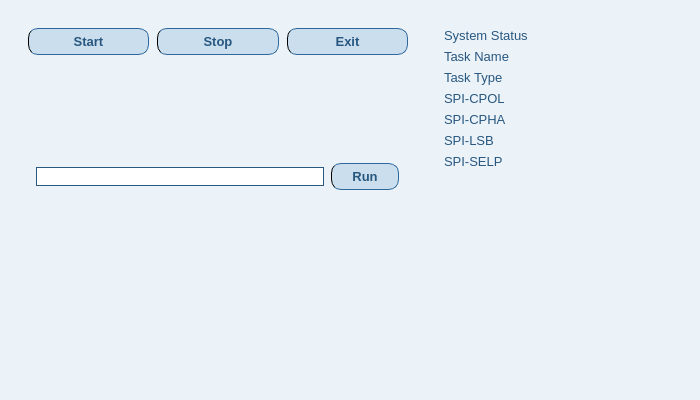
<?xml version="1.0" encoding="UTF-8"?>
<ui version="4.0">
 <class>MainWindow</class>
 <widget class="QMainWindow" name="MainWindow">
  <property name="geometry">
   <rect>
    <x>0</x>
    <y>0</y>
    <width>700</width>
    <height>400</height>
   </rect>
  </property>
  <property name="windowTitle">
   <string>MainWindow</string>
  </property>
  <property name="styleSheet">
   <string notr="true">*{
    color: rgb(40, 87, 128);
    background:none;
    padding: 0;
    margin: 0;
    background-color: rgb(235, 242, 248);
    font-family: &quot;Helvetica&quot;;
    font-size: 10pt;
}
#MidContainer{
}
QFrame, QLabel {
}
/* Set settings for checkbox*/
QCheckBox{
    border: 1px solid rgb(40, 87, 128);
    border-radius: 10px;
    background-color: rgb(255, 255, 255);
    padding-left: 150px;
    padding-right: 20px;
}
QCheckBox:indicator{
    width: 32px;
    height: 32px;
}
QCheckBox:hover{
    border: 2px solid rgb(85,170,255);
}
QCheckBox:focus {
}
QCheckBox:indicator::unchecked{
    image: url(:/icons/icons/square.svg);
}
QCheckBox:indicator::checked{
    background: rgb(202, 222, 237);
    image: url(:/icons/icons/check-square.svg);
}
/* Set settings for line edit inputs*/
QLineEdit{
    border: 1px solid rgb(40, 87, 128);
    border-radius: 10px;
    background-color: rgb(255, 255, 255);
    padding-left: 20px;
    padding-right: 20px;
    color: rgb(40, 87, 128);
    font: bold;
    qproperty-alignment: AlignCenter;
}
QLineEdit:hover{
    border: 2px solid rgb(85,170,255);
}
QLineEdit:focus {
    border: 2px solid rgb(85,170,255);
}
/* Set settings for double spinbox inputs*/
QSpinBox, QDoubleSpinBox{
    margin-left: 50px;  /* make room for the arrows */
    margin-right: 50px;  /* make room for the arrows */
    border: 1px solid rgb(40, 87, 128);
    background-color: rgb(255, 255, 255);
    color: rgb(40, 87, 128);
    font: bold;
}
QSpinBox::hover, QDoubleSpinBox::hover{
    border: 2px solid rgb(85,170,255);
}
QSpinBox::focus, QDoubleSpinBox::focus{
    border: 2px solid rgb(85,170,255);
}
QSpinBox::down-button, QDoubleSpinBox::down-button{
    subcontrol-origin: margin;
    subcontrol-position: center left;
    border: 1px solid;
    border-radius: 5px;
    border-color: rgb(46, 103, 156);
    background-color: rgb(202, 222, 237);
    height: 54px;
    width: 54px;
}
QSpinBox::down-arrow, QDoubleSpinBox::down-arrow{
    image: url(:/icons/icons/arrow-down-circle.svg);;
    height: 35px;
    width: 35px;
}
QSpinBox::down-button:hover, QDoubleSpinBox::down-button:hover{
    border: 2px solid rgb(85,170,255);
}
QSpinBox::down-button:focus, QDoubleSpinBox::down-button:focus{
    border: 2px solid rgb(85,170,255);
}
QSpinBox::down-button:pressed, QDoubleSpinBox::down-button:pressed{
    background-color: rgb(52, 113, 173);
}
QSpinBox::up-button, QDoubleSpinBox::up-button{
    subcontrol-origin: margin;
    subcontrol-position: center right;
    border: 1px solid;
    border-radius: 5px;
    border-color: rgb(46, 103, 156);
    background-color: rgb(202, 222, 237);
    height: 54px;
    width: 54px;
}
QSpinBox::up-arrow, QDoubleSpinBox::up-arrow{
    image: url(:/icons/icons/arrow-up-circle.svg);
    height: 35px;
    width: 35px;
}
QSpinBox::up-button:hover, QDoubleSpinBox::up-button:hover{
    border: 2px solid rgb(85,170,255);
}
QSpinBox::up-button:focus, QDoubleSpinBox::up-button:focus{
    border: 2px solid rgb(85,170,255);
}
QSpinBox::up-button:pressed, QDoubleSpinBox::up-button:pressed{
    background-color: rgb(52, 113, 173);
}
/* Set settings for push buttons*/
QPushButton{
    border: 1px solid;
    border-color: rgb(46, 103, 156);
    border-left: 1px solid;
    border-radius: 10px;
    padding-right: 20px; 
    padding-left: 20px;
    padding-top: 5px;
    padding-bottom: 5px;
    margin: 1px;
    background-color: rgb(202, 222, 237);
    font: bold;
}
QPushButton:hover {
    border: 2px solid rgb(85,170,255);
}
QPushButton:focus {
    border: 2px solid rgb(85,170,255);
}
QPushButton:pressed{
    background-color: rgb(52, 113, 173);
}
QPushButton:disabled {
    color: grey;
    border-color: grey;
    background-color: none;
}</string>
  </property>
  <widget class="QWidget" name="centralwidget">
   <layout class="QVBoxLayout" name="verticalLayout_2">
    <item>
     <widget class="QWidget" name="widget" native="true">
      <property name="minimumSize">
       <size>
        <width>0</width>
        <height>300</height>
       </size>
      </property>
      <property name="styleSheet">
       <string notr="true"/>
      </property>
      <layout class="QHBoxLayout" name="horizontalLayout_3">
       <item>
        <widget class="QWidget" name="widget_2" native="true">
         <property name="maximumSize">
          <size>
           <width>400</width>
           <height>16777215</height>
          </size>
         </property>
         <property name="styleSheet">
          <string notr="true"/>
         </property>
         <layout class="QVBoxLayout" name="verticalLayout">
          <item>
           <layout class="QHBoxLayout" name="horizontalLayout">
            <item>
             <widget class="QPushButton" name="pushButton_start">
              <property name="statusTip">
               <string>Start the robot</string>
              </property>
              <property name="text">
               <string>Start</string>
              </property>
             </widget>
            </item>
            <item>
             <widget class="QPushButton" name="pushButton_stop">
              <property name="statusTip">
               <string>Stop the robot</string>
              </property>
              <property name="text">
               <string>Stop</string>
              </property>
             </widget>
            </item>
            <item>
             <widget class="QPushButton" name="pushButton_exit">
              <property name="statusTip">
               <string>Exit the window</string>
              </property>
              <property name="text">
               <string>Exit</string>
              </property>
             </widget>
            </item>
           </layout>
          </item>
          <item>
           <widget class="QWidget" name="widget_4" native="true">
            <layout class="QHBoxLayout" name="horizontalLayout_4">
             <item>
              <widget class="QLineEdit" name="lineEdit_plan_name">
               <property name="statusTip">
                <string>Input plan name</string>
               </property>
              </widget>
             </item>
             <item>
              <widget class="QPushButton" name="pushButton_run">
               <property name="statusTip">
                <string>Execute the plan</string>
               </property>
               <property name="text">
                <string>Run</string>
               </property>
              </widget>
             </item>
            </layout>
           </widget>
          </item>
         </layout>
        </widget>
       </item>
       <item>
        <widget class="QWidget" name="widget_3" native="true">
         <property name="styleSheet">
          <string notr="true"/>
         </property>
         <widget class="QWidget" name="">
          <property name="geometry">
           <rect>
            <x>20</x>
            <y>10</y>
            <width>291</width>
            <height>211</height>
           </rect>
          </property>
          <layout class="QFormLayout" name="formLayout">
           <item row="0" column="0">
            <widget class="QLabel" name="label">
             <property name="text">
              <string>System Status</string>
             </property>
             <property name="statusTip">
              <string>Current flexiv system status</string>
             </property>
            </widget>
           </item>
           <item row="0" column="1">
            <widget class="QLabel" name="label_system_status">
             <property name="text">
              <string></string>
             </property>
            </widget>
           </item>
           <item row="1" column="0">
            <widget class="QLabel" name="label_2">
             <property name="text">
              <string>Task Name</string>
             </property>
             <property name="statusTip">
              <string>Current working task name</string>
             </property>
            </widget>
           </item>
           <item row="1" column="1">
            <widget class="QLabel" name="label_task_name">
             <property name="text">
              <string></string>
             </property>
            </widget>
           </item>
           <item row="2" column="0">
            <widget class="QLabel" name="label_5">
             <property name="text">
              <string>Task Type</string>
             </property>
             <property name="statusTip">
              <string>Current working task type</string>
             </property>
            </widget>
           </item>
           <item row="2" column="1">
            <widget class="QLabel" name="label_task_type">
             <property name="text">
              <string></string>
             </property>
            </widget>
           </item>
           <item row="3" column="0">
            <widget class="QLabel" name="label_6">
             <property name="text">
              <string>SPI-CPOL</string>
             </property>
             <property name="statusTip">
              <string>Current SPI Clock Polarity</string>
             </property>
            </widget>
           </item>
           <item row="3" column="1">
            <widget class="QLabel" name="label_spi_cpol">
             <property name="text">
              <string></string>
             </property>
            </widget>
           </item>
           <item row="4" column="0">
            <widget class="QLabel" name="label_7">
             <property name="text">
              <string>SPI-CPHA</string>
             </property>
             <property name="statusTip">
              <string>Current SPI Clock Phase</string>
             </property>
            </widget>
           </item>
           <item row="4" column="1">
            <widget class="QLabel" name="label_spi_cpha">
             <property name="text">
              <string></string>
             </property>
            </widget>
           </item>
           <item row="5" column="0">
            <widget class="QLabel" name="label_8">
             <property name="text">
              <string>SPI-LSB</string>
             </property>
             <property name="statusTip">
              <string>Current SPI LSB first</string>
             </property>
            </widget>
           </item>
           <item row="5" column="1">
            <widget class="QLabel" name="label_spi_lsb">
             <property name="text">
              <string></string>
             </property>
            </widget>
           </item>
           <item row="6" column="0">
            <widget class="QLabel" name="label_9">
             <property name="text">
              <string>SPI-SELP</string>
             </property>
             <property name="statusTip">
              <string>Current Chip select Polarity</string>
             </property>
            </widget>
           </item>
           <item row="6" column="1">
            <widget class="QLabel" name="label_spi_selp">
             <property name="text">
              <string></string>
             </property>
            </widget>
           </item>
          </layout>
         </widget>
        </widget>
       </item>
      </layout>
     </widget>
    </item>
    <item>
     <spacer name="verticalSpacer">
      <property name="orientation">
       <enum>Qt::Vertical</enum>
      </property>
      <property name="sizeHint" stdset="0">
       <size>
        <width>20</width>
        <height>40</height>
       </size>
      </property>
     </spacer>
    </item>
   </layout>
  </widget>
  <widget class="QMenuBar" name="menubar">
   <property name="geometry">
    <rect>
     <x>0</x>
     <y>0</y>
     <width>1158</width>
     <height>23</height>
    </rect>
   </property>
  </widget>
  <widget class="QStatusBar" name="statusbar"/>
 </widget>
 <resources/>
 <connections/>
</ui>
